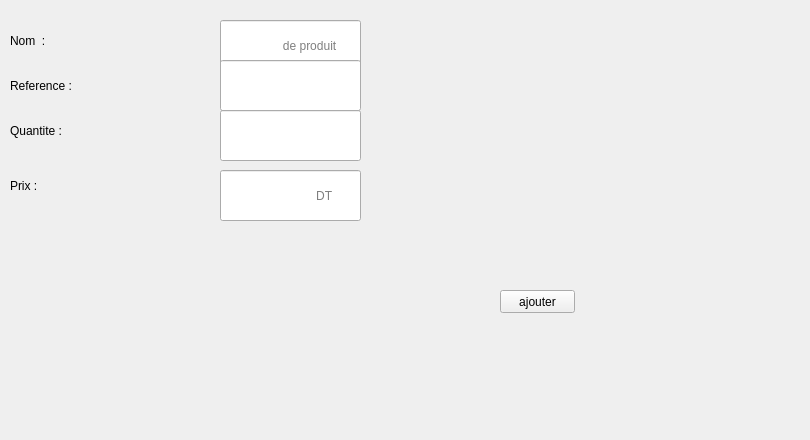
     <widget class="QWidget" name="tab_13">
      <attribute name="icon">
       <iconset>
        <normaloff>../../gestion_fournisseur/ajou.png</normaloff>../../gestion_fournisseur/ajou.png</iconset>
      </attribute>
      <attribute name="title">
       <string>Ajouter</string>
      </attribute>
      <widget class="QLabel" name="label_25">
       <property name="geometry">
        <rect>
         <x>10</x>
         <y>20</y>
         <width>181</width>
         <height>41</height>
        </rect>
       </property>
       <property name="styleSheet">
        <string notr="true">font: 12pt &quot;MS Shell Dlg 2&quot;;</string>
       </property>
       <property name="text">
        <string>Nom  :</string>
       </property>
      </widget>
      <widget class="QLabel" name="label_26">
       <property name="geometry">
        <rect>
         <x>10</x>
         <y>50</y>
         <width>121</width>
         <height>71</height>
        </rect>
       </property>
       <property name="styleSheet">
        <string notr="true">font: 12pt &quot;MS Shell Dlg 2&quot;;</string>
       </property>
       <property name="text">
        <string>Reference :</string>
       </property>
      </widget>
      <widget class="QLineEdit" name="le_nomm">
       <property name="geometry">
        <rect>
         <x>220</x>
         <y>20</y>
         <width>141</width>
         <height>51</height>
        </rect>
       </property>
       <property name="placeholderText">
        <string>                  de produit</string>
       </property>
      </widget>
      <widget class="QLineEdit" name="le_reference">
       <property name="geometry">
        <rect>
         <x>220</x>
         <y>60</y>
         <width>141</width>
         <height>51</height>
        </rect>
       </property>
      </widget>
      <widget class="QLabel" name="label_27">
       <property name="geometry">
        <rect>
         <x>10</x>
         <y>90</y>
         <width>131</width>
         <height>81</height>
        </rect>
       </property>
       <property name="styleSheet">
        <string notr="true">font: 12pt &quot;MS Shell Dlg 2&quot;;</string>
       </property>
       <property name="text">
        <string>Quantite : </string>
       </property>
      </widget>
      <widget class="QLabel" name="label_28">
       <property name="geometry">
        <rect>
         <x>10</x>
         <y>140</y>
         <width>131</width>
         <height>91</height>
        </rect>
       </property>
       <property name="styleSheet">
        <string notr="true">font: 12pt &quot;MS Shell Dlg 2&quot;;</string>
       </property>
       <property name="text">
        <string>Prix :</string>
       </property>
      </widget>
      <widget class="QLineEdit" name="le_pri">
       <property name="geometry">
        <rect>
         <x>220</x>
         <y>170</y>
         <width>141</width>
         <height>51</height>
        </rect>
       </property>
       <property name="text">
        <string/>
       </property>
       <property name="placeholderText">
        <string>                            DT</string>
       </property>
      </widget>
      <widget class="QLabel" name="label_47">
       <property name="geometry">
        <rect>
         <x>0</x>
         <y>-10</y>
         <width>801</width>
         <height>431</height>
        </rect>
       </property>
       <property name="text">
        <string/>
       </property>
       <property name="pixmap">
        <pixmap resource="ressources.qrc">:/images/img/imf.jpg</pixmap>
       </property>
      </widget>
      <widget class="QLineEdit" name="le_quantite">
       <property name="geometry">
        <rect>
         <x>220</x>
         <y>110</y>
         <width>141</width>
         <height>51</height>
        </rect>
       </property>
      </widget>
      <widget class="QPushButton" name="ajouter_pro">
       <property name="geometry">
        <rect>
         <x>500</x>
         <y>290</y>
         <width>75</width>
         <height>23</height>
        </rect>
       </property>
       <property name="text">
        <string>ajouter</string>
       </property>
      </widget>
      <zorder>label_47</zorder>
      <zorder>label_27</zorder>
      <zorder>label_28</zorder>
      <zorder>le_nomm</zorder>
      <zorder>le_reference</zorder>
      <zorder>label_25</zorder>
      <zorder>label_26</zorder>
      <zorder>le_pri</zorder>
      <zorder>le_quantite</zorder>
      <zorder>ajouter_pro</zorder>
     </widget>
